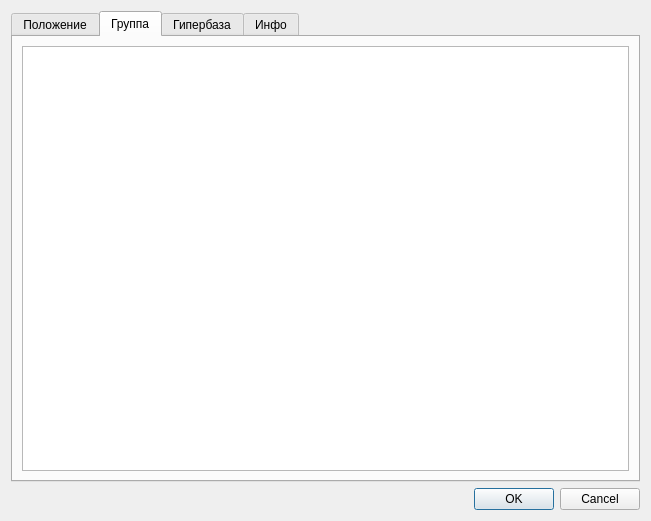
<?xml version="1.0" encoding="UTF-8"?>
<ui version="4.0">
 <class>EditGroupDialog</class>
 <widget class="QDialog" name="EditGroupDialog">
  <property name="geometry">
   <rect>
    <x>0</x>
    <y>0</y>
    <width>651</width>
    <height>521</height>
   </rect>
  </property>
  <property name="windowTitle">
   <string>Dialog</string>
  </property>
  <layout class="QVBoxLayout" name="verticalLayout">
   <item>
    <widget class="QTabWidget" name="tabWidget">
     <property name="currentIndex">
      <number>1</number>
     </property>
     <widget class="QWidget" name="tab">
      <attribute name="title">
       <string>Положение</string>
      </attribute>
      <layout class="QVBoxLayout" name="verticalLayout_2">
       <item>
        <widget class="EditLocationWidget" name="widgetLocation" native="true"/>
       </item>
      </layout>
     </widget>
     <widget class="QWidget" name="tab_2">
      <attribute name="title">
       <string>Группа</string>
      </attribute>
      <layout class="QVBoxLayout" name="verticalLayout_3">
       <item>
        <widget class="QTreeView" name="treeViewGroupModel">
         <attribute name="headerVisible">
          <bool>false</bool>
         </attribute>
        </widget>
       </item>
      </layout>
     </widget>
     <widget class="QWidget" name="tab_3">
      <attribute name="title">
       <string>Гипербаза</string>
      </attribute>
      <layout class="QVBoxLayout" name="verticalLayout_4">
       <item>
        <widget class="EditHyperbaseWidget" name="widget_2" native="true"/>
       </item>
      </layout>
     </widget>
     <widget class="QWidget" name="tab_4">
      <attribute name="title">
       <string>Инфо</string>
      </attribute>
      <layout class="QVBoxLayout" name="verticalLayout_5">
       <item>
        <widget class="QTextBrowser" name="textBrowser"/>
       </item>
      </layout>
     </widget>
    </widget>
   </item>
   <item>
    <widget class="QDialogButtonBox" name="buttonBox">
     <property name="orientation">
      <enum>Qt::Horizontal</enum>
     </property>
     <property name="standardButtons">
      <set>QDialogButtonBox::Cancel|QDialogButtonBox::Ok</set>
     </property>
    </widget>
   </item>
  </layout>
 </widget>
 <customwidgets>
  <customwidget>
   <class>EditLocationWidget</class>
   <extends>QWidget</extends>
   <header>EditLocationWidget.h</header>
   <container>1</container>
  </customwidget>
  <customwidget>
   <class>EditHyperbaseWidget</class>
   <extends>QWidget</extends>
   <header>EditHyperbaseWidget.h</header>
   <container>1</container>
  </customwidget>
 </customwidgets>
 <resources/>
 <connections>
  <connection>
   <sender>buttonBox</sender>
   <signal>accepted()</signal>
   <receiver>EditGroupDialog</receiver>
   <slot>accept()</slot>
   <hints>
    <hint type="sourcelabel">
     <x>248</x>
     <y>254</y>
    </hint>
    <hint type="destinationlabel">
     <x>157</x>
     <y>274</y>
    </hint>
   </hints>
  </connection>
  <connection>
   <sender>buttonBox</sender>
   <signal>rejected()</signal>
   <receiver>EditGroupDialog</receiver>
   <slot>reject()</slot>
   <hints>
    <hint type="sourcelabel">
     <x>316</x>
     <y>260</y>
    </hint>
    <hint type="destinationlabel">
     <x>286</x>
     <y>274</y>
    </hint>
   </hints>
  </connection>
 </connections>
</ui>
